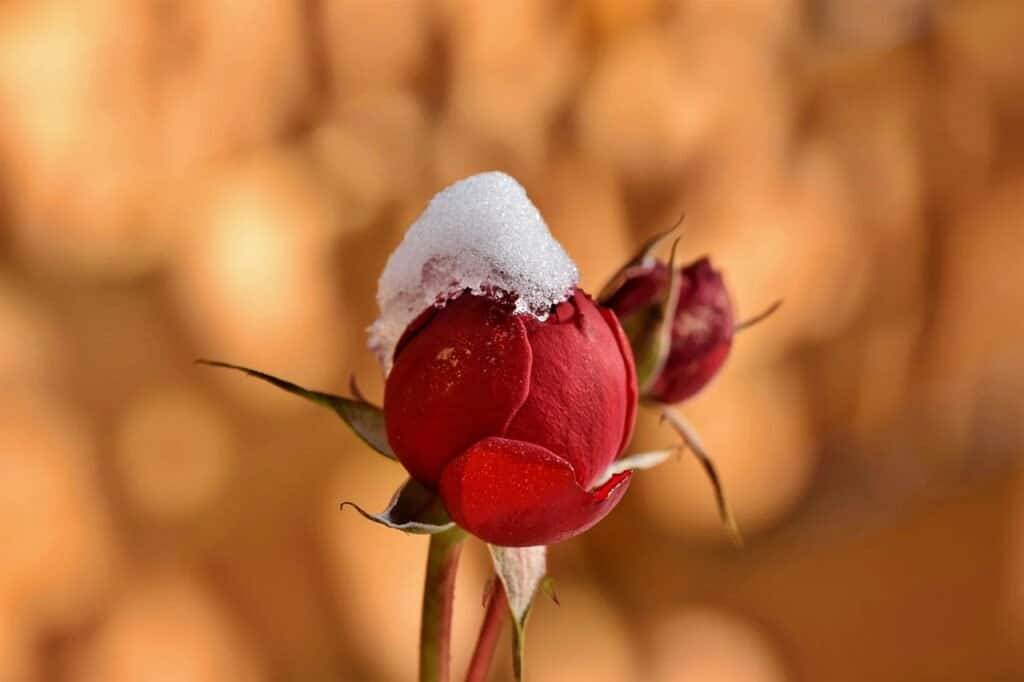
#> input picture class01/homework/IHPark/hw4_pythonHW_and_math/flower.jpg, 1024 x 682 px
$ python HW4_class01_ex05.py
#> lines starting #> are read from the running program, lines starting #| are printed output that depends on the picture
# 실습5
# 1. 붉은색 네모 박스를 직접 구현.
# 붉은색 네모 박스 내용
# output = cv2.filter2D(img, -1, kernel)

import cv2
import numpy as np

img = cv2.imread('flower.jpg', cv2.IMREAD_GRAYSCALE)
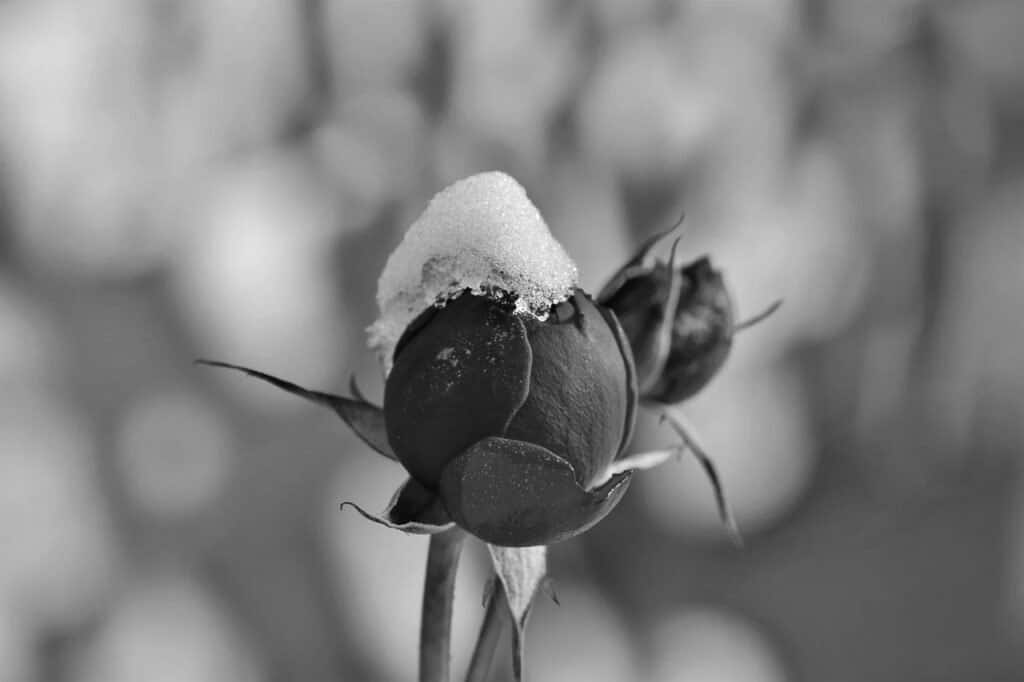
#> img: shape (682, 1024); min 0, max 255, mean 127
kernel = np.array([[1, 1, 1],[1, -8, 1],[1, 1, 1]])
print(kernel)
output = cv2.filter2D(img, -1, kernel)
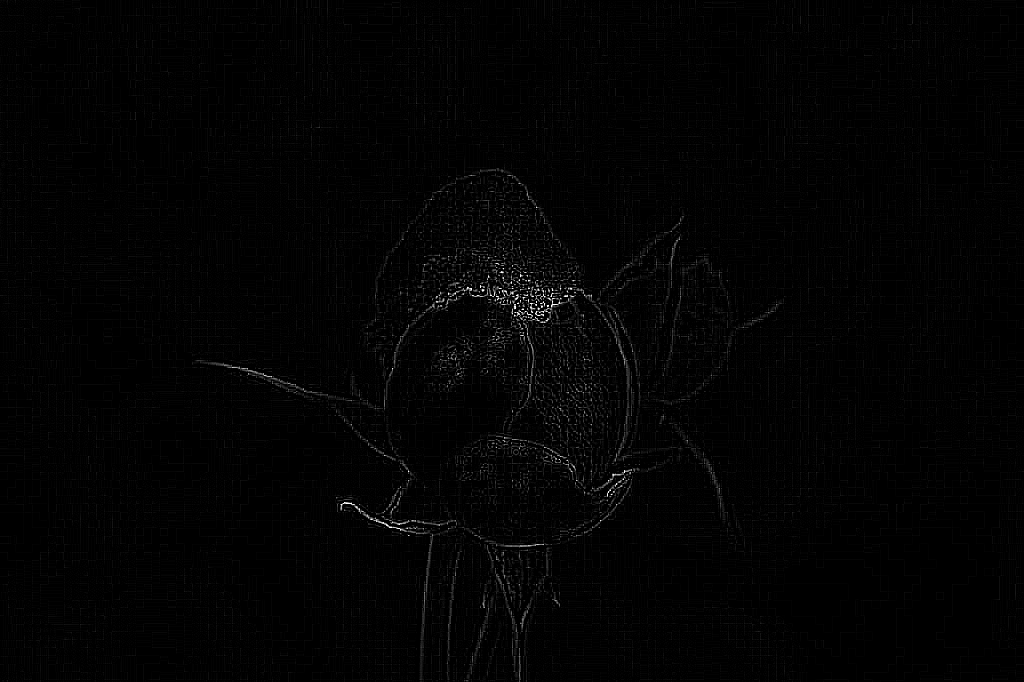
#> output: shape (682, 1024); min 0, max 255, mean 3
cv2.imshow('edge', output)
cv2.waitKey(0)
